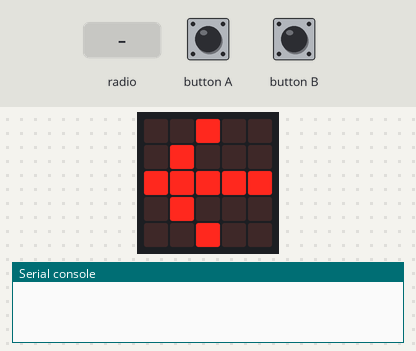
Simulated run of this program. Board: BBC micro:bit running MicroPython. On the bench: the board's 5×5 LED display, the last lines printed to the serial console. The test bench sets the inputs (shaded band). Random numbers come from a fixed seed; no radio messages arrive unless stated (any console line starting 'radio sent:' is added by the test bench).

Above: at 1.2 s.
1.3 s: button A pressed for 0.15 s
At 1.7 s:
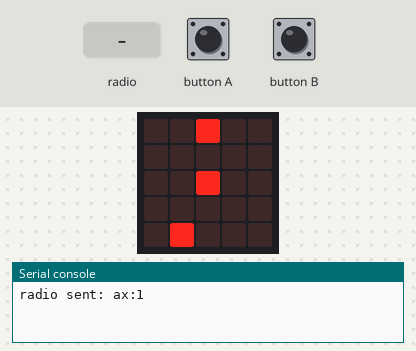
4.4 s: button B pressed for 0.15 s
At 6.1 s:
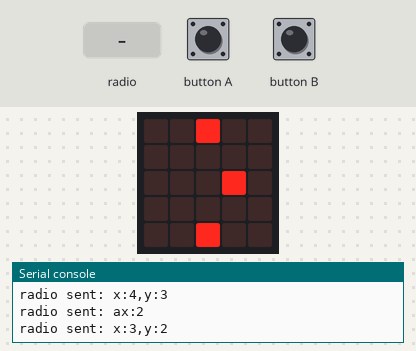
7.5 s: radio message "0" arrives
At 9.1 s:
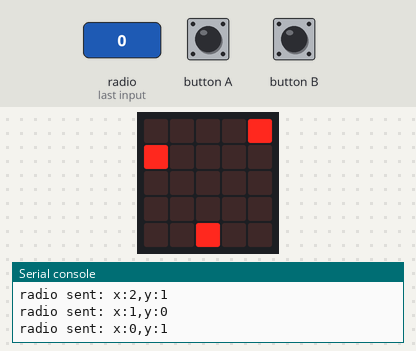
10.5 s: radio message "4" arrives
At 11.7 s:
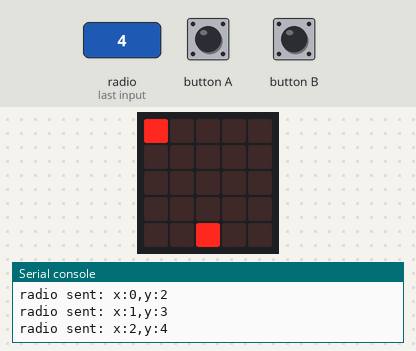
13.5 s: button B pressed for 1 s
At 14.7 s:
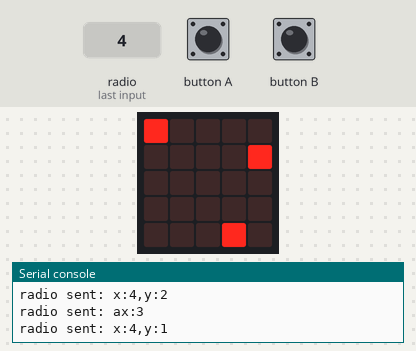
17.5 s: radio message "1" arrives
At 19.2 s:
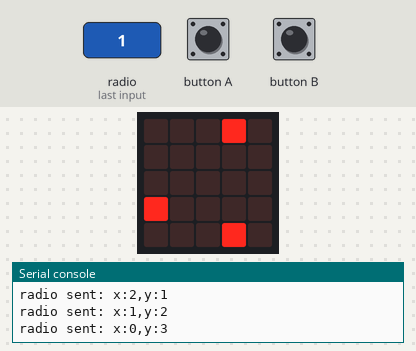
Timing chart, 0 to 20.7 s (numbered marks = the images above; inputs shaded):
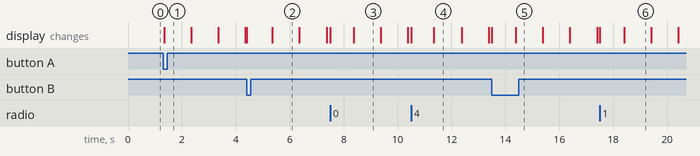

Measured:
- after the input at 1.3 s, the display: changes at once (image 1)
- what the display in image 2 shows lasts 1.0 s, from 5.4 s to 6.4 s

The program:

Pong_Player_A.py
```python
from microbit import *
import radio
from random import choice

#program for player a

a_bat = 2
b_bat = 2
a_points = 0
b_points = 0
point_limit = 5
ball_x = 2
ball_y = 2
ball_brightness = 9
directions = [1, -1]
x_direction = choice(directions)
y_direction = choice(directions)
delay = 1000
playing = False

def move_ball():
    global ball_x, ball_y, x_direction, y_direction, counter, a_bat, b_bat, a_points, b_points
    display.set_pixel(ball_x,ball_y,0)
    ball_x += x_direction
    ball_y += y_direction

    if ball_x < 0: #edge case
        ball_x = 0
        x_direction = 1
        #ball_y += y_direction

    if ball_x > 4: #edge case
        ball_x = 4
        x_direction = -1
        #ball_y += y_direction

    if ball_y == 0:
        if ball_x == b_bat: #ball comes into contact with player b's bat
            y_direction = 1
            ball_y = 0
        else:
            a_points += 1
            ball_y = 0
            y_direction = 1

    if ball_y == 4:
        if ball_x == a_bat: #ball comes into contact with player a's bat
            y_direction = -1
            ball_y = 4
        else:
            b_points += 1
            ball_y = 4
            y_direction = -1

    radio.send('x:'+str(ball_x)+',y:'+str(ball_y)) #e.g. x:3,y:1

display.show(Image.ARROW_W,wait=False)
while not playing:
    if button_a.is_pressed():
        playing = True
        display.clear()
        off_time = running_time() + delay

radio.on()

while playing:
    display.set_pixel(a_bat,4,9) #player a
    display.set_pixel(b_bat,0,9) #player b
    display.set_pixel(ball_x,ball_y,ball_brightness) #ball

    if button_a.was_pressed():
        display.set_pixel(a_bat,4,0)
        a_bat -= 1
        if a_bat < 0:
            a_bat = 0
        radio.send('ax:'+str(a_bat)) #e.g. ax:2

    if button_b.was_pressed():
        display.set_pixel(a_bat,4,0)
        a_bat += 1
        if a_bat > 4:
            a_bat = 4
        radio.send('ax:'+str(a_bat))

    msg = radio.receive()
    if msg:
        display.set_pixel(b_bat,0,0) #player b's bat off
        b_bat = 4-int(msg[-1])

    if running_time() > off_time:
        off_time = running_time() + delay
        move_ball()

    if a_points == point_limit or b_points == point_limit:
        display.scroll('GAME OVER')
        playing = False
        radio.send('GAME OVER')
display.scroll('A:'+str(a_points)+',B:'+str(b_points))
```
